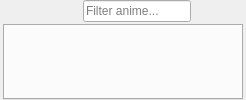
      <widget class="QWidget" name="tab">
       <attribute name="title">
        <string>Anime List</string>
       </attribute>
       <layout class="QHBoxLayout" name="horizontalLayout_8">
        <property name="leftMargin">
         <number>0</number>
        </property>
        <property name="topMargin">
         <number>0</number>
        </property>
        <property name="rightMargin">
         <number>0</number>
        </property>
        <property name="bottomMargin">
         <number>0</number>
        </property>
        <item>
         <widget class="QWidget" name="animeList" native="true">
          <layout class="QVBoxLayout" name="verticalLayout_6">
           <property name="spacing">
            <number>2</number>
           </property>
           <property name="leftMargin">
            <number>3</number>
           </property>
           <property name="topMargin">
            <number>0</number>
           </property>
           <property name="rightMargin">
            <number>3</number>
           </property>
           <property name="bottomMargin">
            <number>0</number>
           </property>
           <item>
            <layout class="QHBoxLayout" name="horizontalLayout_6">
             <item>
              <spacer name="horizontalSpacer_8">
               <property name="orientation">
                <enum>Qt::Horizontal</enum>
               </property>
               <property name="sizeHint" stdset="0">
                <size>
                 <width>40</width>
                 <height>20</height>
                </size>
               </property>
              </spacer>
             </item>
             <item>
              <spacer name="horizontalSpacer_9">
               <property name="orientation">
                <enum>Qt::Horizontal</enum>
               </property>
               <property name="sizeHint" stdset="0">
                <size>
                 <width>40</width>
                 <height>20</height>
                </size>
               </property>
              </spacer>
             </item>
             <item>
              <widget class="QLineEdit" name="listFilterLineEdit">
               <property name="placeholderText">
                <string>Filter anime...</string>
               </property>
              </widget>
             </item>
             <item>
              <layout class="QHBoxLayout" name="horizontalLayout_9">
               <property name="leftMargin">
                <number>52</number>
               </property>
              </layout>
             </item>
            </layout>
           </item>
           <item>
            <widget class="QTabWidget" name="listTabs">
             <property name="tabShape">
              <enum>QTabWidget::Rounded</enum>
             </property>
             <property name="currentIndex">
              <number>-1</number>
             </property>
            </widget>
           </item>
          </layout>
         </widget>
        </item>
       </layout>
      </widget>
